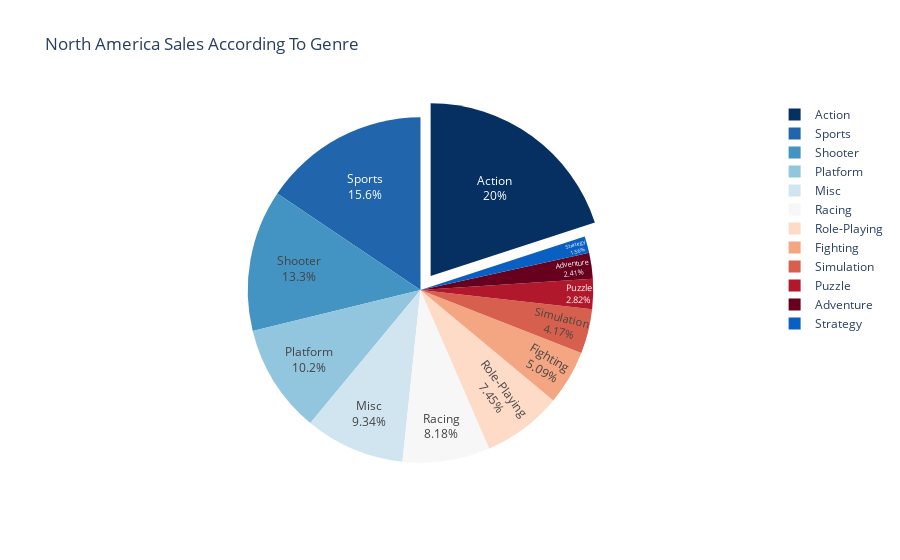

The code cell stored with this chart in its notebook:
### Code cell
#pie for most sold genres in North America
px.pie(genre_sales, values = "na_sum", names = "genre", color_discrete_sequence = px.colors.sequential.RdBu_r,
       title = "North America Sales According To Genre" ).update_traces(textposition = "inside", textinfo = "percent+label", pull = [0.1])

### Figure 1 — Plotly figure (JSON) as saved in the notebook; plotly's stock layout.template omitted (floating-point values rounded to 4 significant figures)
{"data": [{"domain": {"x": [0, 1], "y": [0, 1]}, "hovertemplate": "genre=%{label}<br>na_sum=%{value}<extra></extra>", "labels": ["Action", "Adventure", "Fighting", "Misc", "Platform", "Puzzle", "Racing", "Role-Playing", "Shooter", "Simulation", "Sports", "Strategy"], "legendgroup": "", "name": "", "pull": [0.1], "showlegend": true, "textinfo": "percent+label", "textposition": "inside", "type": "pie", "values": [877.8, 105.8, 223.6, 410.2, 447.1, 123.8, 359.4, 327.3, 582.6, 183.3, 683.4, 68.7]}], "layout": {"legend": {"tracegroupgap": 0}, "piecolorway": ["rgb(5,48,97)", "rgb(33,102,172)", "rgb(67,147,195)", "rgb(146,197,222)", "rgb(209,229,240)", "rgb(247,247,247)", "rgb(253,219,199)", "rgb(244,165,130)", "rgb(214,96,77)", "rgb(178,24,43)", "rgb(103,0,31)"], "title": {"text": "North America Sales According To Genre"}}}
